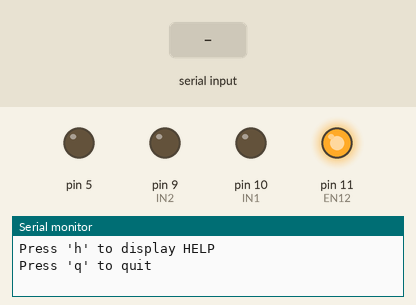
Recording of a sketch running on a simulated Arduino Uno, built with avr-gcc and run on an emulated ATmega328P. On the bench: output pins drawn as LEDs (lit = HIGH), the last lines printed to the serial monitor. The test bench sets the inputs (shaded band).

Above: at 1.5 s.
1.6 s: "+" received over Serial
At 2.8 s:
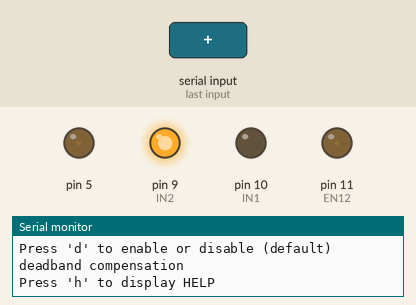
3.1 s: "-" received over Serial
At 3.9 s:
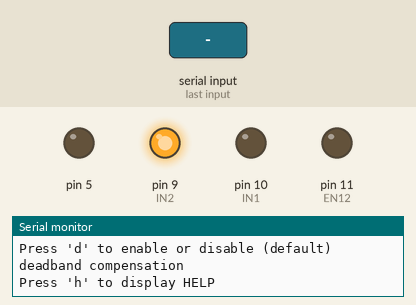
4.6 s: "-" received over Serial
At 5.1 s:
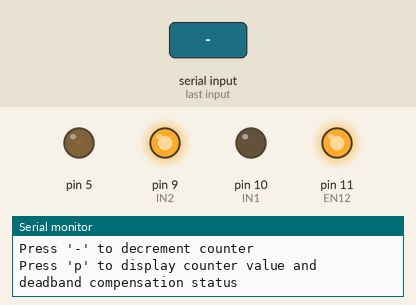
6.1 s: "d" received over Serial
At 7.4 s:
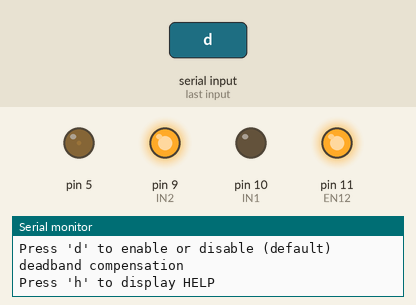
Timing chart, 0 to 8.6 s (numbered marks = the images above; inputs shaded):
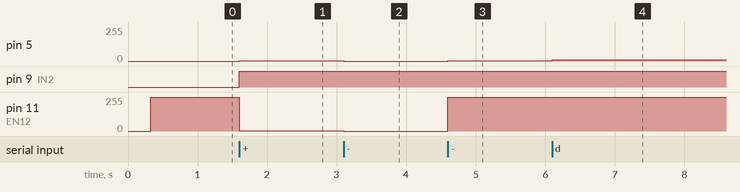

The sketch:

DeadBandPass.ino
```cpp
#define c_kinetic_pos 96 /* static friction */
#define c_kinetic_neg 8 /* make the value positive */
#define c_static_pos 96 /* kinetic friction */
#define c_static_neg 8 /* make the value positive */
#define c_max 255
#define c_min 255 /* make the value positive */

int moving = 0; /* assume it starts without moving */
int count = 0;
int db_correct = 0;
char incomingByte;

//Pin Definitions
int EN12  = 11,
    IN1   = 10,
    IN2   = 9;


void setup() {
  Serial.begin(9600); // Opens serial port and sets the data rate to 9600 bits-per-second
  Serial.println("---------------------------------------------");
  Serial.println("\n\rDeadBand Compensation application");
  Serial.println("---------------------------------------------");
  Serial.println("Press '+' to increment counter ");
  Serial.println("Press '-' to decrement counter ");
  Serial.println("Press 'p' to display counter value and deadband compensation status");
  Serial.println("Press 'd' to enable or disable (default) deadband compensation");
  Serial.println("Press 'h' to display HELP ");
  Serial.println("Press 'q' to quit ");
  IO_setup();
}
void loop() {
  if (Serial.available() > 0) { // print data only when you receive data:
    incomingByte = Serial.read(); // read the incoming byte:
    if (incomingByte == '+') {
      Serial.print("You entered ");
      Serial.print(incomingByte);
      Serial.println(". So counter incremented");
      if (++count > 255) count = 255;
      if (count == 1) { // it has just started moving
        moving = 0;
        IO_update();
        delay(200);
        moving = 1;
      }
      IO_update();
    }
    if (incomingByte == '-') {
      Serial.print("You entered ");
      Serial.print(incomingByte);
      Serial.println(". So counter decremented");
      if (--count < -255) count = -255;
      if (count == -1) { // it has just started moving
        moving = 0;
        IO_update();
        delay(200);
        moving = 1;
      }
      IO_update();
    }
    if (incomingByte == 'd') {
      if (db_correct == 0) {
        db_correct = 1;
        Serial.print("You entered ");
        Serial.print(incomingByte);
        Serial.println(". So DeadBand Compensation is ON");
      }
      else {
        db_correct = 0;
        Serial.print("You entered ");
        Serial.print(incomingByte);
        Serial.println(". So DeadBand Compensation is OFF ");
      }
      IO_update();
    }
    if (incomingByte == 'p') {
      Serial.print("Count is: ");
      Serial.println(count);
      Serial.print("Deadband is: ");
      Serial.println(db_correct);
    }
    if (incomingByte == 'h') {
      Serial.println(" +: increment value");
      Serial.println(" -: decrement value");
      Serial.println(" d: enable or disable (default) deadband comp.");
      Serial.println(" q: quit");
    }
    if (incomingByte == 'q') {
      count = 0;
      moving = 0;
      IO_update();
      Serial.println("GOOD-BYE !!!");
      delay(1000);
      exit(1);
    }
    Serial.println("---------------------------------------------");
    Serial.println("\n\rDeadBand Compensation application");
    Serial.println("---------------------------------------------");
    Serial.println("Press '+' to increment counter ");
    Serial.println("Press '-' to decrement counter ");
    Serial.println("Press 'p' to display counter value and deadband compensation status");
    Serial.println("Press 'd' to enable or disable (default) deadband compensation");
    Serial.println("Press 'h' to display HELP ");
  }
}

int deadband(int c_wanted) { /* call this routine when updating */
  int c_pos;
  int c_neg;
  int c_adjusted;
  if (moving == 1) {
    c_pos = c_kinetic_pos;
    c_neg = c_kinetic_neg;
  }
  else {
    c_pos = c_static_pos;
    c_neg = c_static_neg;
  }
  if (c_wanted == 0) { /* turn off the output */
    c_adjusted = 0;
  }
  else if (c_wanted > 0) { /* a positive output */
    c_adjusted = c_pos + (unsigned)(c_max - c_pos) * c_wanted / c_max;
    if (c_adjusted > c_max) c_adjusted = c_max;
  }
  else { /* the output must be negative */
    c_adjusted = -c_neg - (unsigned)(c_min - c_neg) * -c_wanted / c_min;
    if (c_adjusted < -c_min) c_adjusted = -c_min;
  }
  return c_adjusted;
}

int v_output(int v_adjusted) { /* call from the loop through IO_update*/
  int RefSignal; // the value to be returned
  if (v_adjusted >= 0) { /* set the direction bits to CW on, CCW off */
    digitalWrite(IN1, LOW);
    digitalWrite(IN2, HIGH);
    analogWrite(EN12, v_adjusted);
    if (v_adjusted > 255) { /* clip output over maximum */
      RefSignal = 255;
    }
    else {
      RefSignal = v_adjusted;
    }
  }
  else {
    /* need to reverse output sign *//* set the direction bits to CW off, CCW on */
    digitalWrite(IN1, LOW);
    digitalWrite(IN2, HIGH);
    analogWrite(EN12, count);
    if (v_adjusted < -255) { /* clip output below minimum */
      RefSignal = 255;
    }
    else {
      RefSignal = -v_adjusted; /* flip sign */
    }
  }
  return RefSignal;
}
void IO_setup(void) { // this function configures the pins to be used
  pinMode(EN12, OUTPUT);
  digitalWrite(EN12, HIGH); // turn on the enable bit
  pinMode(IN1, OUTPUT);
  pinMode(IN2, OUTPUT);
}
void IO_update() {
  int Refsignal;

  IO_setup();
  if (db_correct == 0) {
    Refsignal = v_output(count);
  }

  else {
    Refsignal = v_output(deadband(count));
  }
  analogWrite(5, Refsignal);

  Serial.print("count is ");
  Serial.println(count);
  Serial.print("v_output is ");
  Serial.println(Refsignal);
}
```

Measured:
- after the input at 1.6 s, pin 5: 0/255 → 1/255 at once; pin 9 (IN2): LOW → HIGH at once; pin 11 (EN12): 255/255 → 1/255 at once
- after the input at 3.1 s, pin 5, pin 11 (EN12): 1/255 → 0/255 at once
- after the input at 4.6 s, pin 5: 0/255 → 1/255 at once; pin 11 (EN12): 0/255 → 255/255 at once
- after the input at 6.1 s, pin 5: 1/255 → 8/255 at once
